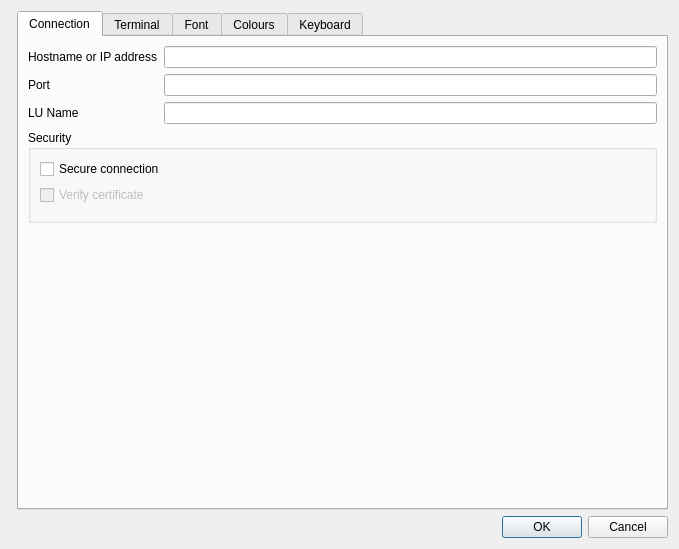
<?xml version="1.0" encoding="UTF-8"?>
<ui version="4.0">
 <class>PreferencesDialog</class>
 <widget class="QDialog" name="PreferencesDialog">
  <property name="geometry">
   <rect>
    <x>0</x>
    <y>0</y>
    <width>679</width>
    <height>549</height>
   </rect>
  </property>
  <property name="sizePolicy">
   <sizepolicy hsizetype="Preferred" vsizetype="Preferred">
    <horstretch>0</horstretch>
    <verstretch>0</verstretch>
   </sizepolicy>
  </property>
  <property name="windowTitle">
   <string>Dialog</string>
  </property>
  <layout class="QFormLayout" name="formLayout_2">
   <item row="2" column="1">
    <layout class="QHBoxLayout" name="ButtonLayout">
     <property name="spacing">
      <number>6</number>
     </property>
     <item>
      <widget class="QDialogButtonBox" name="buttonBox">
       <property name="standardButtons">
        <set>QDialogButtonBox::Cancel|QDialogButtonBox::Ok</set>
       </property>
      </widget>
     </item>
    </layout>
   </item>
   <item row="0" column="1">
    <widget class="QTabWidget" name="TabsWidget">
     <property name="sizePolicy">
      <sizepolicy hsizetype="Expanding" vsizetype="Expanding">
       <horstretch>0</horstretch>
       <verstretch>1</verstretch>
      </sizepolicy>
     </property>
     <property name="currentIndex">
      <number>0</number>
     </property>
     <widget class="QWidget" name="connection">
      <attribute name="title">
       <string>Connection</string>
      </attribute>
      <layout class="QGridLayout" name="gridLayout_8" rowstretch="0,0,0,0,0,0">
       <item row="2" column="1">
        <widget class="QLineEdit" name="hostLU">
         <property name="enabled">
          <bool>true</bool>
         </property>
        </widget>
       </item>
       <item row="5" column="1">
        <spacer name="verticalSpacer_5">
         <property name="orientation">
          <enum>Qt::Vertical</enum>
         </property>
         <property name="sizeHint" stdset="0">
          <size>
           <width>20</width>
           <height>40</height>
          </size>
         </property>
        </spacer>
       </item>
       <item row="2" column="0">
        <widget class="QLabel" name="label_25">
         <property name="text">
          <string>LU Name</string>
         </property>
        </widget>
       </item>
       <item row="1" column="1">
        <widget class="QLineEdit" name="hostPort">
         <property name="enabled">
          <bool>true</bool>
         </property>
         <property name="sizePolicy">
          <sizepolicy hsizetype="Expanding" vsizetype="Fixed">
           <horstretch>0</horstretch>
           <verstretch>0</verstretch>
          </sizepolicy>
         </property>
        </widget>
       </item>
       <item row="0" column="0">
        <widget class="QLabel" name="label_23">
         <property name="text">
          <string>Hostname or IP address</string>
         </property>
        </widget>
       </item>
       <item row="1" column="0">
        <widget class="QLabel" name="label_24">
         <property name="text">
          <string>Port</string>
         </property>
        </widget>
       </item>
       <item row="0" column="1">
        <widget class="QLineEdit" name="hostName">
         <property name="enabled">
          <bool>true</bool>
         </property>
         <property name="sizePolicy">
          <sizepolicy hsizetype="Expanding" vsizetype="Fixed">
           <horstretch>0</horstretch>
           <verstretch>0</verstretch>
          </sizepolicy>
         </property>
        </widget>
       </item>
       <item row="3" column="0" rowspan="2" colspan="2">
        <widget class="QGroupBox" name="groupBox_7">
         <property name="title">
          <string>Security</string>
         </property>
         <layout class="QFormLayout" name="formLayout_4">
          <item row="0" column="0">
           <layout class="QGridLayout" name="gridLayout_7">
            <item row="0" column="0">
             <widget class="QCheckBox" name="secureConnection">
              <property name="text">
               <string>Secure connection</string>
              </property>
             </widget>
            </item>
           </layout>
          </item>
          <item row="2" column="0">
           <layout class="QGridLayout" name="gridLayout_9"/>
          </item>
          <item row="1" column="0">
           <widget class="QCheckBox" name="verifyCerts">
            <property name="enabled">
             <bool>false</bool>
            </property>
            <property name="text">
             <string>Verify certificate</string>
            </property>
           </widget>
          </item>
         </layout>
        </widget>
       </item>
      </layout>
     </widget>
     <widget class="QWidget" name="Terminal">
      <attribute name="title">
       <string>Terminal</string>
      </attribute>
      <layout class="QGridLayout" name="gridLayout_2">
       <item row="1" column="0" rowspan="2">
        <layout class="QVBoxLayout" name="verticalLayout">
         <item>
          <layout class="QHBoxLayout" name="horizontalLayout">
           <item>
            <widget class="QGroupBox" name="groupBox">
             <property name="title">
              <string>Terminal Characteristics</string>
             </property>
             <layout class="QVBoxLayout" name="verticalLayout_6">
              <item>
               <widget class="QLabel" name="label_7">
                <property name="font">
                 <font>
                  <weight>75</weight>
                  <bold>true</bold>
                 </font>
                </property>
                <property name="text">
                 <string>Model</string>
                </property>
               </widget>
              </item>
              <item>
               <widget class="QComboBox" name="terminalType">
                <property name="frame">
                 <bool>true</bool>
                </property>
                <item>
                 <property name="text">
                  <string>Model 2 (24x80)</string>
                 </property>
                </item>
                <item>
                 <property name="text">
                  <string>Model 3 (32x80)</string>
                 </property>
                </item>
                <item>
                 <property name="text">
                  <string>Model 4 (43x80)</string>
                 </property>
                </item>
                <item>
                 <property name="text">
                  <string>Model 5 (27x132)</string>
                 </property>
                </item>
                <item>
                 <property name="text">
                  <string>Dynamic</string>
                 </property>
                </item>
               </widget>
              </item>
              <item>
               <widget class="QLabel" name="label_5">
                <property name="font">
                 <font>
                  <weight>75</weight>
                  <bold>true</bold>
                 </font>
                </property>
                <property name="text">
                 <string>Dynamic Size</string>
                </property>
               </widget>
              </item>
              <item>
               <layout class="QGridLayout" name="gridLayout_3">
                <item row="1" column="0">
                 <widget class="QSpinBox" name="terminalRows">
                  <property name="enabled">
                   <bool>false</bool>
                  </property>
                  <property name="maximum">
                   <number>999</number>
                  </property>
                 </widget>
                </item>
                <item row="1" column="1">
                 <widget class="QLabel" name="label_6">
                  <property name="text">
                   <string>x</string>
                  </property>
                  <property name="alignment">
                   <set>Qt::AlignCenter</set>
                  </property>
                 </widget>
                </item>
                <item row="0" column="2">
                 <widget class="QLabel" name="label_9">
                  <property name="text">
                   <string>Columns</string>
                  </property>
                 </widget>
                </item>
                <item row="1" column="2">
                 <widget class="QSpinBox" name="terminalCols">
                  <property name="enabled">
                   <bool>false</bool>
                  </property>
                  <property name="maximum">
                   <number>999</number>
                  </property>
                 </widget>
                </item>
                <item row="0" column="0">
                 <widget class="QLabel" name="label_8">
                  <property name="text">
                   <string>Rows</string>
                  </property>
                 </widget>
                </item>
                <item row="1" column="3">
                 <spacer name="horizontalSpacer_2">
                  <property name="orientation">
                   <enum>Qt::Horizontal</enum>
                  </property>
                  <property name="sizeHint" stdset="0">
                   <size>
                    <width>40</width>
                    <height>20</height>
                   </size>
                  </property>
                 </spacer>
                </item>
               </layout>
              </item>
              <item>
               <widget class="QCheckBox" name="stretch">
                <property name="text">
                 <string>Stretch screen to fit window</string>
                </property>
                <property name="checked">
                 <bool>true</bool>
                </property>
               </widget>
              </item>
              <item>
               <widget class="QLabel" name="label_26">
                <property name="font">
                 <font>
                  <weight>75</weight>
                  <bold>true</bold>
                 </font>
                </property>
                <property name="text">
                 <string>Terminal Code Page</string>
                </property>
               </widget>
              </item>
              <item>
               <widget class="QComboBox" name="CodePages"/>
              </item>
              <item>
               <spacer name="verticalSpacer">
                <property name="orientation">
                 <enum>Qt::Vertical</enum>
                </property>
                <property name="sizeHint" stdset="0">
                 <size>
                  <width>20</width>
                  <height>40</height>
                 </size>
                </property>
               </spacer>
              </item>
             </layout>
            </widget>
           </item>
           <item>
            <layout class="QVBoxLayout" name="verticalLayout_3">
             <item>
              <widget class="QGroupBox" name="groupBox_2">
               <property name="title">
                <string>Cursor Settings</string>
               </property>
               <layout class="QGridLayout" name="gridLayout_5">
                <item row="0" column="0" colspan="2">
                 <widget class="QCheckBox" name="cursorColour">
                  <property name="text">
                   <string>Inherit colour of underlying character</string>
                  </property>
                 </widget>
                </item>
                <item row="3" column="0" colspan="2">
                 <widget class="QSlider" name="cursorBlinkSpeed">
                  <property name="minimum">
                   <number>1</number>
                  </property>
                  <property name="maximum">
                   <number>4</number>
                  </property>
                  <property name="singleStep">
                   <number>1</number>
                  </property>
                  <property name="pageStep">
                   <number>1</number>
                  </property>
                  <property name="orientation">
                   <enum>Qt::Horizontal</enum>
                  </property>
                  <property name="invertedAppearance">
                   <bool>false</bool>
                  </property>
                  <property name="tickPosition">
                   <enum>QSlider::TicksBelow</enum>
                  </property>
                  <property name="tickInterval">
                   <number>1</number>
                  </property>
                 </widget>
                </item>
                <item row="2" column="0">
                 <widget class="QLabel" name="label">
                  <property name="text">
                   <string>Blink Speed</string>
                  </property>
                 </widget>
                </item>
                <item row="4" column="0" colspan="2">
                 <layout class="QHBoxLayout" name="horizontalLayout_4">
                  <item>
                   <widget class="QLabel" name="label_2">
                    <property name="text">
                     <string>Slow</string>
                    </property>
                   </widget>
                  </item>
                  <item>
                   <widget class="QLabel" name="label_3">
                    <property name="sizePolicy">
                     <sizepolicy hsizetype="Preferred" vsizetype="Preferred">
                      <horstretch>0</horstretch>
                      <verstretch>0</verstretch>
                     </sizepolicy>
                    </property>
                    <property name="text">
                     <string>Fast</string>
                    </property>
                    <property name="alignment">
                     <set>Qt::AlignRight|Qt::AlignTrailing|Qt::AlignVCenter</set>
                    </property>
                   </widget>
                  </item>
                 </layout>
                </item>
                <item row="1" column="0" colspan="2">
                 <widget class="QCheckBox" name="cursorBlink">
                  <property name="text">
                   <string>Blink</string>
                  </property>
                 </widget>
                </item>
                <item row="6" column="0" colspan="2">
                 <layout class="QGridLayout" name="gridLayout_6">
                  <item row="0" column="4">
                   <widget class="QComboBox" name="crosshair">
                    <property name="enabled">
                     <bool>false</bool>
                    </property>
                   </widget>
                  </item>
                  <item row="0" column="3">
                   <widget class="QLabel" name="label_22">
                    <property name="text">
                     <string>Style</string>
                    </property>
                   </widget>
                  </item>
                  <item row="0" column="1">
                   <widget class="QCheckBox" name="rulerOn">
                    <property name="text">
                     <string>Display Ruler</string>
                    </property>
                   </widget>
                  </item>
                  <item row="0" column="2">
                   <spacer name="horizontalSpacer">
                    <property name="orientation">
                     <enum>Qt::Horizontal</enum>
                    </property>
                    <property name="sizeHint" stdset="0">
                     <size>
                      <width>40</width>
                      <height>20</height>
                     </size>
                    </property>
                   </spacer>
                  </item>
                 </layout>
                </item>
                <item row="5" column="0">
                 <spacer name="verticalSpacer_4">
                  <property name="orientation">
                   <enum>Qt::Vertical</enum>
                  </property>
                  <property name="sizeHint" stdset="0">
                   <size>
                    <width>20</width>
                    <height>40</height>
                   </size>
                  </property>
                 </spacer>
                </item>
               </layout>
              </widget>
             </item>
             <item>
              <widget class="QGroupBox" name="groupBox_5">
               <property name="title">
                <string>Tweaks</string>
               </property>
               <layout class="QVBoxLayout" name="verticalLayout_4">
                <item>
                 <widget class="QCheckBox" name="deleteSameLine">
                  <property name="text">
                   <string>Delete honours current line only</string>
                  </property>
                 </widget>
                </item>
                <item>
                 <widget class="QCheckBox" name="backspaceStop">
                  <property name="text">
                   <string>Backspace stops at field start</string>
                  </property>
                 </widget>
                </item>
                <item>
                 <spacer name="verticalSpacer_3">
                  <property name="orientation">
                   <enum>Qt::Vertical</enum>
                  </property>
                  <property name="sizeHint" stdset="0">
                   <size>
                    <width>20</width>
                    <height>40</height>
                   </size>
                  </property>
                 </spacer>
                </item>
               </layout>
              </widget>
             </item>
            </layout>
           </item>
          </layout>
         </item>
        </layout>
       </item>
      </layout>
     </widget>
     <widget class="QWidget" name="FontTab">
      <attribute name="title">
       <string>Font</string>
      </attribute>
      <layout class="QVBoxLayout" name="verticalLayout_10">
       <item>
        <layout class="QVBoxLayout" name="FontLayout">
         <item>
          <layout class="QVBoxLayout" name="verticalLayout_5"/>
         </item>
         <item>
          <layout class="QGridLayout" name="gridLayout">
           <item row="0" column="0">
            <widget class="QGroupBox" name="groupBox_6">
             <property name="title">
              <string>Font Tweaks</string>
             </property>
             <layout class="QVBoxLayout" name="verticalLayout_8">
              <item>
               <widget class="QComboBox" name="comboBox">
                <item>
                 <property name="text">
                  <string>Leave Zero As Font</string>
                 </property>
                </item>
                <item>
                 <property name="text">
                  <string>Add a dot to Zero</string>
                 </property>
                </item>
                <item>
                 <property name="text">
                  <string>Add a slash to zero</string>
                 </property>
                </item>
               </widget>
              </item>
             </layout>
            </widget>
           </item>
          </layout>
         </item>
        </layout>
       </item>
      </layout>
     </widget>
     <widget class="QWidget" name="Colours">
      <attribute name="title">
       <string>Colours</string>
      </attribute>
      <layout class="QHBoxLayout" name="horizontalLayout_2">
       <item>
        <layout class="QVBoxLayout" name="verticalLayout_2">
         <item>
          <widget class="QLabel" name="label_21">
           <property name="text">
            <string>Colour Theme</string>
           </property>
          </widget>
         </item>
         <item>
          <layout class="QHBoxLayout" name="horizontalLayout_5">
           <item>
            <widget class="QComboBox" name="colourTheme">
             <property name="editable">
              <bool>false</bool>
             </property>
             <item>
              <property name="text">
               <string>Factory</string>
              </property>
             </item>
            </widget>
           </item>
           <item>
            <widget class="QPushButton" name="manageColourThemes">
             <property name="enabled">
              <bool>true</bool>
             </property>
             <property name="text">
              <string>Manage Themes</string>
             </property>
             <property name="autoDefault">
              <bool>false</bool>
             </property>
            </widget>
           </item>
          </layout>
         </item>
         <item>
          <spacer name="verticalSpacer_2">
           <property name="orientation">
            <enum>Qt::Vertical</enum>
           </property>
           <property name="sizeHint" stdset="0">
            <size>
             <width>20</width>
             <height>40</height>
            </size>
           </property>
          </spacer>
         </item>
         <item>
          <layout class="QHBoxLayout" name="horizontalLayout_3">
           <item>
            <widget class="QGroupBox" name="groupBox_3">
             <property name="enabled">
              <bool>true</bool>
             </property>
             <property name="title">
              <string>Base Colours</string>
             </property>
             <layout class="QFormLayout" name="formLayout">
              <item row="0" column="0">
               <widget class="QLabel" name="label_4">
                <property name="text">
                 <string>Unprotected</string>
                </property>
                <property name="buddy">
                 <cstring>baseUnprotected</cstring>
                </property>
               </widget>
              </item>
              <item row="0" column="1">
               <widget class="QPushButton" name="baseUnprotected">
                <property name="enabled">
                 <bool>false</bool>
                </property>
                <property name="styleSheet">
                 <string notr="true">background-color: #ff00ff</string>
                </property>
                <property name="text">
                 <string/>
                </property>
               </widget>
              </item>
              <item row="1" column="0">
               <widget class="QLabel" name="label_10">
                <property name="text">
                 <string>Protected</string>
                </property>
                <property name="buddy">
                 <cstring>baseProtected</cstring>
                </property>
               </widget>
              </item>
              <item row="1" column="1">
               <widget class="QPushButton" name="baseProtected">
                <property name="enabled">
                 <bool>false</bool>
                </property>
                <property name="text">
                 <string/>
                </property>
               </widget>
              </item>
              <item row="2" column="0">
               <widget class="QLabel" name="label_11">
                <property name="text">
                 <string>Unprotected, Intensified</string>
                </property>
                <property name="buddy">
                 <cstring>baseUnprotectedIntensify</cstring>
                </property>
               </widget>
              </item>
              <item row="2" column="1">
               <widget class="QPushButton" name="baseUnprotectedIntensify">
                <property name="enabled">
                 <bool>false</bool>
                </property>
                <property name="text">
                 <string/>
                </property>
               </widget>
              </item>
              <item row="3" column="0">
               <widget class="QLabel" name="label_12">
                <property name="text">
                 <string>Protected, Intensified</string>
                </property>
                <property name="buddy">
                 <cstring>baseProtectedIntensify</cstring>
                </property>
               </widget>
              </item>
              <item row="3" column="1">
               <widget class="QPushButton" name="baseProtectedIntensify">
                <property name="enabled">
                 <bool>false</bool>
                </property>
                <property name="text">
                 <string/>
                </property>
               </widget>
              </item>
             </layout>
            </widget>
           </item>
           <item>
            <widget class="QGroupBox" name="groupBox_4">
             <property name="enabled">
              <bool>true</bool>
             </property>
             <property name="title">
              <string>Extended Colours</string>
             </property>
             <layout class="QFormLayout" name="formLayout_3">
              <item row="0" column="0">
               <widget class="QLabel" name="label_13">
                <property name="text">
                 <string>Black</string>
                </property>
               </widget>
              </item>
              <item row="0" column="1">
               <widget class="QPushButton" name="colourBlack">
                <property name="enabled">
                 <bool>false</bool>
                </property>
                <property name="text">
                 <string/>
                </property>
                <property name="autoDefault">
                 <bool>false</bool>
                </property>
               </widget>
              </item>
              <item row="1" column="0">
               <widget class="QLabel" name="label_14">
                <property name="text">
                 <string>Blue</string>
                </property>
               </widget>
              </item>
              <item row="1" column="1">
               <widget class="QPushButton" name="colourBlue">
                <property name="enabled">
                 <bool>false</bool>
                </property>
                <property name="text">
                 <string/>
                </property>
               </widget>
              </item>
              <item row="2" column="0">
               <widget class="QLabel" name="label_15">
                <property name="text">
                 <string>Red</string>
                </property>
               </widget>
              </item>
              <item row="2" column="1">
               <widget class="QPushButton" name="colourRed">
                <property name="enabled">
                 <bool>false</bool>
                </property>
                <property name="text">
                 <string/>
                </property>
               </widget>
              </item>
              <item row="3" column="0">
               <widget class="QLabel" name="label_16">
                <property name="text">
                 <string>Magenta (Pink)</string>
                </property>
               </widget>
              </item>
              <item row="3" column="1">
               <widget class="QPushButton" name="colourPink">
                <property name="enabled">
                 <bool>false</bool>
                </property>
                <property name="text">
                 <string/>
                </property>
               </widget>
              </item>
              <item row="4" column="0">
               <widget class="QLabel" name="label_17">
                <property name="text">
                 <string>Green</string>
                </property>
               </widget>
              </item>
              <item row="4" column="1">
               <widget class="QPushButton" name="colourGreen">
                <property name="enabled">
                 <bool>false</bool>
                </property>
                <property name="text">
                 <string/>
                </property>
               </widget>
              </item>
              <item row="5" column="0">
               <widget class="QLabel" name="label_18">
                <property name="text">
                 <string>Cyan (Turquoise)</string>
                </property>
               </widget>
              </item>
              <item row="5" column="1">
               <widget class="QPushButton" name="colourTurq">
                <property name="enabled">
                 <bool>false</bool>
                </property>
                <property name="text">
                 <string/>
                </property>
               </widget>
              </item>
              <item row="6" column="0">
               <widget class="QLabel" name="label_19">
                <property name="text">
                 <string>Yellow</string>
                </property>
               </widget>
              </item>
              <item row="6" column="1">
               <widget class="QPushButton" name="colourYellow">
                <property name="enabled">
                 <bool>false</bool>
                </property>
                <property name="text">
                 <string/>
                </property>
               </widget>
              </item>
              <item row="7" column="0">
               <widget class="QLabel" name="label_20">
                <property name="text">
                 <string>White</string>
                </property>
               </widget>
              </item>
              <item row="7" column="1">
               <widget class="QPushButton" name="colourWhite">
                <property name="enabled">
                 <bool>false</bool>
                </property>
                <property name="text">
                 <string/>
                </property>
                <property name="autoDefault">
                 <bool>false</bool>
                </property>
               </widget>
              </item>
             </layout>
            </widget>
           </item>
          </layout>
         </item>
        </layout>
       </item>
      </layout>
     </widget>
     <widget class="QWidget" name="KeyboardTab">
      <attribute name="title">
       <string>Keyboard</string>
      </attribute>
      <layout class="QGridLayout" name="gridLayout_4">
       <item row="1" column="0" colspan="2">
        <widget class="QTableWidget" name="KeyboardMap">
         <property name="sizeAdjustPolicy">
          <enum>QAbstractScrollArea::AdjustToContents</enum>
         </property>
         <property name="editTriggers">
          <set>QAbstractItemView::NoEditTriggers</set>
         </property>
         <property name="showDropIndicator" stdset="0">
          <bool>false</bool>
         </property>
         <property name="dragDropOverwriteMode">
          <bool>false</bool>
         </property>
         <property name="alternatingRowColors">
          <bool>true</bool>
         </property>
         <property name="selectionBehavior">
          <enum>QAbstractItemView::SelectRows</enum>
         </property>
         <column>
          <property name="text">
           <string>Function</string>
          </property>
         </column>
         <column>
          <property name="text">
           <string>Mapped To</string>
          </property>
         </column>
        </widget>
       </item>
       <item row="0" column="0">
        <widget class="QComboBox" name="keyboardTheme"/>
       </item>
       <item row="0" column="1">
        <widget class="QPushButton" name="manageKeyboardThemes">
         <property name="text">
          <string>Manage Themes</string>
         </property>
        </widget>
       </item>
      </layout>
     </widget>
    </widget>
   </item>
  </layout>
 </widget>
 <tabstops>
  <tabstop>hostName</tabstop>
  <tabstop>hostPort</tabstop>
  <tabstop>hostLU</tabstop>
  <tabstop>terminalType</tabstop>
  <tabstop>terminalRows</tabstop>
  <tabstop>terminalCols</tabstop>
  <tabstop>stretch</tabstop>
  <tabstop>cursorColour</tabstop>
  <tabstop>cursorBlink</tabstop>
  <tabstop>cursorBlinkSpeed</tabstop>
  <tabstop>rulerOn</tabstop>
  <tabstop>crosshair</tabstop>
  <tabstop>deleteSameLine</tabstop>
  <tabstop>backspaceStop</tabstop>
  <tabstop>comboBox</tabstop>
  <tabstop>colourTheme</tabstop>
  <tabstop>manageColourThemes</tabstop>
  <tabstop>baseUnprotected</tabstop>
  <tabstop>baseProtected</tabstop>
  <tabstop>baseUnprotectedIntensify</tabstop>
  <tabstop>baseProtectedIntensify</tabstop>
  <tabstop>colourBlack</tabstop>
  <tabstop>colourBlue</tabstop>
  <tabstop>colourRed</tabstop>
  <tabstop>colourPink</tabstop>
  <tabstop>colourGreen</tabstop>
  <tabstop>colourTurq</tabstop>
  <tabstop>colourYellow</tabstop>
  <tabstop>colourWhite</tabstop>
  <tabstop>keyboardTheme</tabstop>
  <tabstop>manageKeyboardThemes</tabstop>
  <tabstop>KeyboardMap</tabstop>
  <tabstop>TabsWidget</tabstop>
 </tabstops>
 <resources/>
 <connections>
  <connection>
   <sender>buttonBox</sender>
   <signal>rejected()</signal>
   <receiver>PreferencesDialog</receiver>
   <slot>reject()</slot>
   <hints>
    <hint type="sourcelabel">
     <x>599</x>
     <y>422</y>
    </hint>
    <hint type="destinationlabel">
     <x>270</x>
     <y>176</y>
    </hint>
   </hints>
  </connection>
  <connection>
   <sender>buttonBox</sender>
   <signal>accepted()</signal>
   <receiver>PreferencesDialog</receiver>
   <slot>accept()</slot>
   <hints>
    <hint type="sourcelabel">
     <x>599</x>
     <y>422</y>
    </hint>
    <hint type="destinationlabel">
     <x>270</x>
     <y>176</y>
    </hint>
   </hints>
  </connection>
  <connection>
   <sender>terminalType</sender>
   <signal>currentIndexChanged(int)</signal>
   <receiver>PreferencesDialog</receiver>
   <slot>terminalModelDropDownChanged(int)</slot>
   <hints>
    <hint type="sourcelabel">
     <x>122</x>
     <y>112</y>
    </hint>
    <hint type="destinationlabel">
     <x>362</x>
     <y>211</y>
    </hint>
   </hints>
  </connection>
  <connection>
   <sender>cursorBlink</sender>
   <signal>clicked(bool)</signal>
   <receiver>cursorBlinkSpeed</receiver>
   <slot>setEnabled(bool)</slot>
   <hints>
    <hint type="sourcelabel">
     <x>735</x>
     <y>130</y>
    </hint>
    <hint type="destinationlabel">
     <x>393</x>
     <y>179</y>
    </hint>
   </hints>
  </connection>
  <connection>
   <sender>colourTheme</sender>
   <signal>currentIndexChanged(int)</signal>
   <receiver>PreferencesDialog</receiver>
   <slot>colourThemeDropDownChanged(int)</slot>
   <hints>
    <hint type="sourcelabel">
     <x>303</x>
     <y>85</y>
    </hint>
    <hint type="destinationlabel">
     <x>303</x>
     <y>214</y>
    </hint>
   </hints>
  </connection>
  <connection>
   <sender>manageColourThemes</sender>
   <signal>clicked()</signal>
   <receiver>PreferencesDialog</receiver>
   <slot>manageColourThemes()</slot>
   <hints>
    <hint type="sourcelabel">
     <x>449</x>
     <y>73</y>
    </hint>
    <hint type="destinationlabel">
     <x>303</x>
     <y>214</y>
    </hint>
   </hints>
  </connection>
  <connection>
   <sender>keyboardTheme</sender>
   <signal>currentIndexChanged(int)</signal>
   <receiver>PreferencesDialog</receiver>
   <slot>keyboardThemeDropDownChanged(int)</slot>
   <hints>
    <hint type="sourcelabel">
     <x>160</x>
     <y>50</y>
    </hint>
    <hint type="destinationlabel">
     <x>303</x>
     <y>214</y>
    </hint>
   </hints>
  </connection>
  <connection>
   <sender>rulerOn</sender>
   <signal>clicked(bool)</signal>
   <receiver>crosshair</receiver>
   <slot>setEnabled(bool)</slot>
   <hints>
    <hint type="sourcelabel">
     <x>385</x>
     <y>215</y>
    </hint>
    <hint type="destinationlabel">
     <x>545</x>
     <y>215</y>
    </hint>
   </hints>
  </connection>
  <connection>
   <sender>manageKeyboardThemes</sender>
   <signal>clicked()</signal>
   <receiver>PreferencesDialog</receiver>
   <slot>manageKeyboardThemes()</slot>
   <hints>
    <hint type="sourcelabel">
     <x>502</x>
     <y>53</y>
    </hint>
    <hint type="destinationlabel">
     <x>339</x>
     <y>274</y>
    </hint>
   </hints>
  </connection>
  <connection>
   <sender>secureConnection</sender>
   <signal>stateChanged(int)</signal>
   <receiver>PreferencesDialog</receiver>
   <slot>securityChanged(int)</slot>
   <hints>
    <hint type="sourcelabel">
     <x>153</x>
     <y>152</y>
    </hint>
    <hint type="destinationlabel">
     <x>339</x>
     <y>274</y>
    </hint>
   </hints>
  </connection>
 </connections>
 <slots>
  <slot>terminalModelDropDownChanged(int)</slot>
  <slot>changeBlink(int)</slot>
  <slot>changeBlinkSpeed(int)</slot>
  <slot>selectColour()</slot>
  <slot>saveSettings()</slot>
  <slot>colourThemeDropDownChanged(int)</slot>
  <slot>manageColourThemes()</slot>
  <slot>manageKeyboardThemes()</slot>
  <slot>keyboardThemeDropDownChanged(int)</slot>
  <slot>securityChanged(int)</slot>
 </slots>
</ui>
